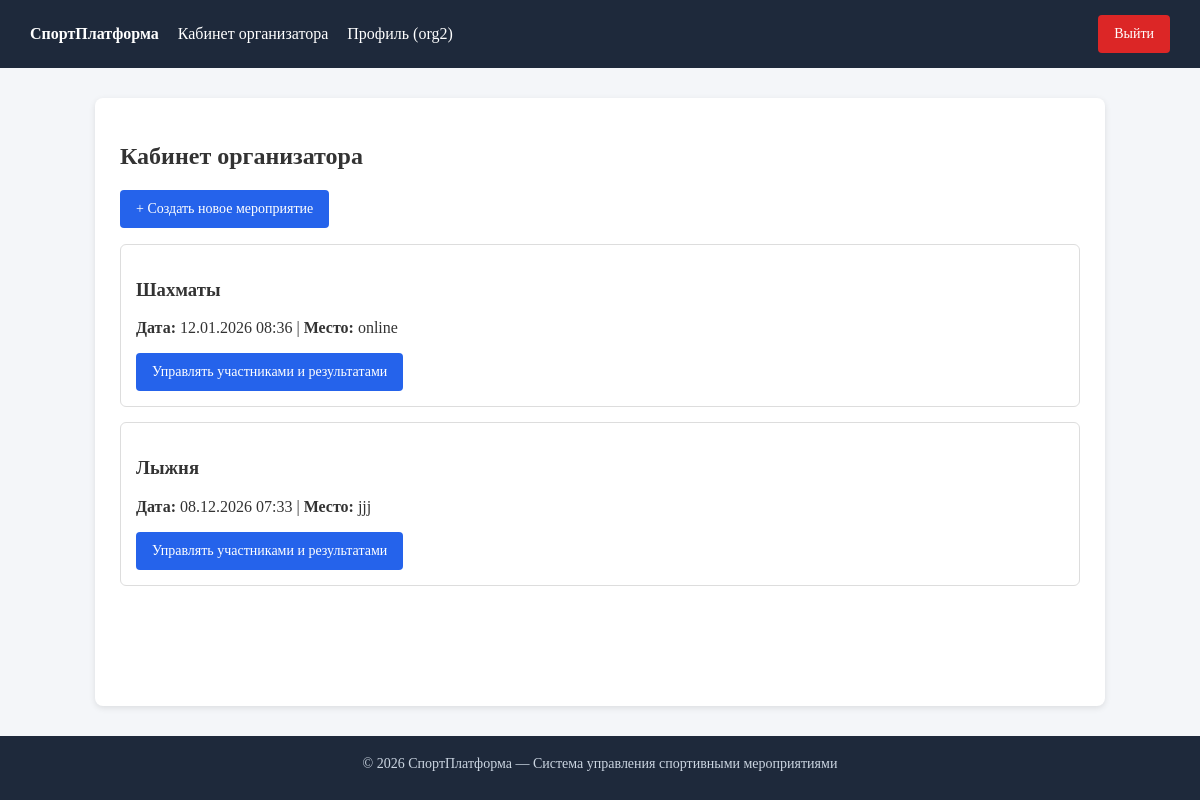
Page /cabinet/organizer/ (signed in) on the committed database.
### accounts_app/models.py (models this page shows, shortened)
class User(AbstractUser):
    class Role(models.TextChoices):
        ORGANIZER = "organizer", "Организатор"
        PARTICIPANT = "participant", "Участник"
    role = models.CharField(
        max_length=20,
        choices=Role.choices,
        default=Role.PARTICIPANT,
        verbose_name="Роль",
    )
    organizer = models.OneToOneField(
        "events_app.Organizer",
        on_delete=models.PROTECT,  # защищаем созданные мероприятия от удаления при удалении аккаунта
        null=True,
        blank=True,
        related_name="user_account",
        verbose_name="Карточка организатора",
    )
    participant = models.OneToOneField(
        "events_app.Participant",
        on_delete=models.PROTECT,  # защищаем историю участий и результатов от каскадного удаления
        null=True,
        blank=True,
        related_name="user_account",
        verbose_name="Карточка участника",
    )
    is_approved = models.BooleanField(
        default=False,
        verbose_name="Подтвержден администратором",
    )
    class Meta:
        verbose_name = "Пользователь"
        verbose_name_plural = "Пользователи"

### events_app/models.py (models this page shows, shortened)
class Event(models.Model):
    class EventType(models.TextChoices):
        MARATHON = "marathon", "Марафон / Забег"
        TOURNAMENT = "tournament", "Турнир"
        COMPETITION = "competition", "Соревнование"
        OTHER = "other", "Другое"
    organizer = models.ForeignKey(
        Organizer,
        on_delete=models.CASCADE,
        related_name="events",
        verbose_name="Организатор",
    )
    title = models.CharField(max_length=200, verbose_name="Название мероприятия")
    event_type = models.CharField(
        max_length=20,
        choices=EventType.choices,
        default=EventType.COMPETITION,
        verbose_name="Тип мероприятия",
    )
    description = models.TextField(verbose_name="Описание")
    date = models.DateTimeField(verbose_name="Дата и время проведения")
    location = models.CharField(max_length=255, verbose_name="Место проведения")
    class Meta:
        verbose_name = "Мероприятие"
        verbose_name_plural = "Мероприятия"
        ordering = ["date"]

### events_app/views.py (the view)
# urls.py: path("cabinet/organizer/", views.organizer_cabinet, name="organizer_cabinet"),
@login_required
def organizer_cabinet(request):
    if request.user.role != User.Role.ORGANIZER:
        return redirect("home")
    events = Event.objects.filter(organizer=request.user.organizer)
    return render(
        request,
        "events_app/organizer_cabinet.html",
        {"events": events},
    )

### events_app/templates/events_app/organizer_cabinet.html
{% extends "base.html" %}
{% block content %}
<h2>Кабинет организатора</h2>
<p><a href="{% url 'create_event' %}" class="btn">+ Создать новое мероприятие</a></p>
{% for event in events %}
    <div class="card">
        <h3>{{ event.title }}</h3>
        <p><strong>Дата:</strong> {{ event.date|date:"d.m.Y H:i" }} | <strong>Место:</strong> {{ event.location }}</p>
        <a href="{% url 'manage_event' event.id %}" class="btn">Управлять участниками и результатами</a>
    </div>
{% empty %}
    <p>Вы еще не создали ни одного мероприятия.</p>
{% endfor %}
{% endblock %}

### templates/base.html (shortened to what this page needs)
{% load static %}
<!DOCTYPE html>
<html lang="ru">
<head>
    <link rel="stylesheet" href="{% static 'css/style.css' %}">
</head>
<body>
<header>
    <div>
        <a href="{% url 'home' %}"><strong>СпортПлатформа</strong></a>
        {% if user.is_authenticated %}
            {% if user.role == 'participant' %}
                <a href="{% url 'participant_cabinet' %}">Кабинет участника</a>
            {% elif user.role == 'organizer' %}
                <a href="{% url 'organizer_cabinet' %}">Кабинет организатора</a>
            {% endif %}
            <a href="{% url 'profile' %}">Профиль ({{ user.username }})</a>
        {% endif %}
    </div>
    <div>
        {% if user.is_authenticated %}
            <form action="{% url 'logout' %}" method="post" style="display:inline;">
                <button type="submit" class="btn btn-danger">Выйти</button>
            </form>
        {% else %}
            <a href="{% url 'login' %}">Вход</a>
            <a href="{% url 'register_participant' %}">Регистрация участника</a>
            <a href="{% url 'register_organizer' %}">Регистрация организатора</a>
        {% endif %}
    </div>
</header>
<div class="container">
    {% block content %}{% endblock %}
</div>
<footer>
        <p style="margin: 0 0 8px;">&copy; 2026 СпортПлатформа — Система управления спортивными мероприятиями</p>
</footer>
</body>
</html>

### static/css/style.css (style rules this page uses)
body { min-height: 100vh; display: flex; flex-direction: column; margin: 0; padding: 0; background: #f4f6f9; color: #333; }
header { background: #1e293b; color: #fff; padding: 15px 30px; display: flex; justify-content: space-between; align-items: center; }
header a { color: #fff; text-decoration: none; margin-right: 15px; }
.container { flex: 1 0 auto; width: min(960px, calc(100% - 50px)); margin: 30px auto; background: #fff; padding: 25px; border-radius: 8px; box-shadow: 0 2px 6px rgba(0,0,0,0.1); }
.card { border: 1px solid #ddd; padding: 15px; margin-bottom: 15px; border-radius: 6px; }
.btn { display: inline-flex; align-items: center; justify-content: center; box-sizing: border-box; height: 38px; padding: 0 16px; font-family: inherit; font-size: 14px; font-weight: 500; line-height: 1; background: #2563eb; color: #fff; text-decoration: none; border-radius: 4px; border: none; cursor: pointer; }
.btn-danger { background: #dc2626; }
footer { background: #1e293b; color: #cbd5e1; padding: 20px 30px; text-align: center; font-size: 14px; margin-top: auto; }

### rows in the picture
User: username "org2"
Event: title "Шахматы", date "12.01.2026 08:36", location "online"
Event: title "Лыжня", date "08.12.2026 07:33", location "jjj"
